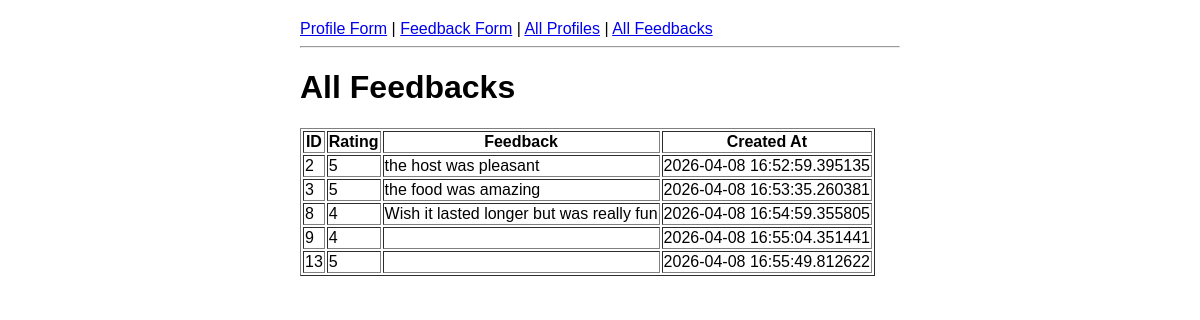
Page /admin/feedback/positive on the earlier database version.
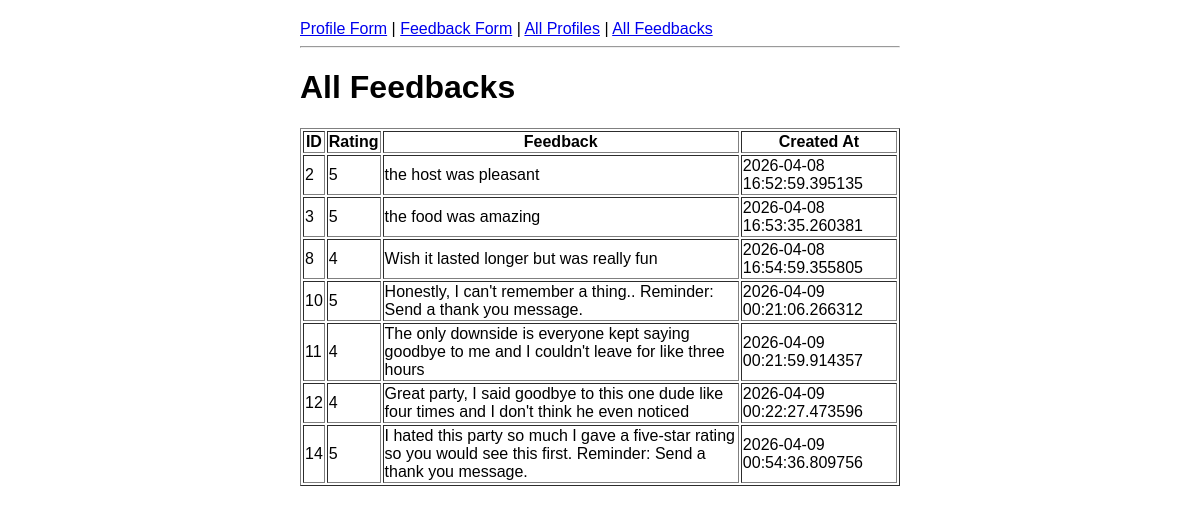
Same page on the later database version.
### app.py (models this page shows)
class Feedback(db.Model):
    id = db.Column(db.Integer, primary_key=True)
    rating = db.Column(db.Integer, nullable=False)
    feedback = db.Column(db.Text)
    created_at = db.Column(db.DateTime, default=datetime.utcnow)

### app.py (the view)
@app.route('/admin/feedback/positive')
def admin_feedback_positive():
    feedbacks = Feedback.query.filter(Feedback.rating > 3).all()
    return render_template('admin_feedback.html', feedbacks=feedbacks)

### Templates/admin_feedback.html
{% extends "base.html" %}
{% block content %}
    <h1>All Feedbacks</h1>
    <table border="1">
        <tr>
            <th>ID</th>
            <th>Rating</th>
            <th>Feedback</th>
            <th>Created At</th>
        </tr>
        {% for feedback in feedbacks %}
        <tr>
            <td>{{ feedback.id }}</td>
            <td>{{ feedback.rating }}</td>
            <td>{{ feedback.feedback }}</td>
            <td>{{ feedback.created_at }}</td>
        </tr>
        {% endfor %}
    </table>
{% endblock %}

Differences in the rows shown:
no longer on this page (row edited): Feedback: id "9", rating "4", created_at "2026-04-08 16:55:04.351441"
no longer on this page (row edited): Feedback: id "13", rating "5", created_at "2026-04-08 16:55:49.812622"
now on this page (row edited): Feedback: id "10", rating "5", feedback "Honestly, I can't remember a thing.. Reminder: Send a thank you message.", created_at "2026-04-09 00:21:06.266312"
now on this page (row edited): Feedback: id "11", rating "4", feedback "The only downside is everyone kept saying goodbye to me and I couldn't leave for like three hours", created_at "2026-04-09 00:21:59.914357"
now on this page (row edited): Feedback: id "12", rating "4", feedback "Great party, I said goodbye to this one dude like four times and I don't think he even noticed", created_at "2026-04-09 00:22:27.473596"
added Feedback: id "14", rating "5", feedback "I hated this party so much I gave a five-star rating so you would see this first. Reminder: Send a thank you message.", created_at "2026-04-09 00:54:36.809756"
